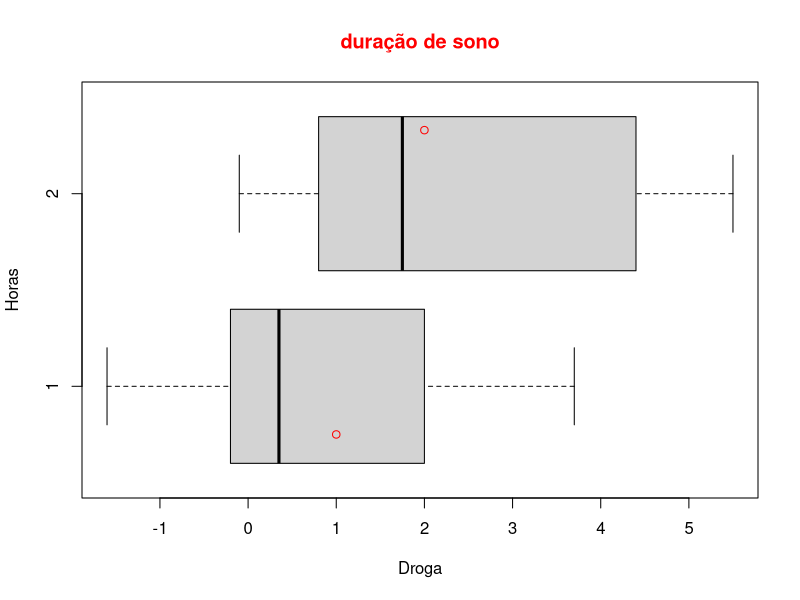
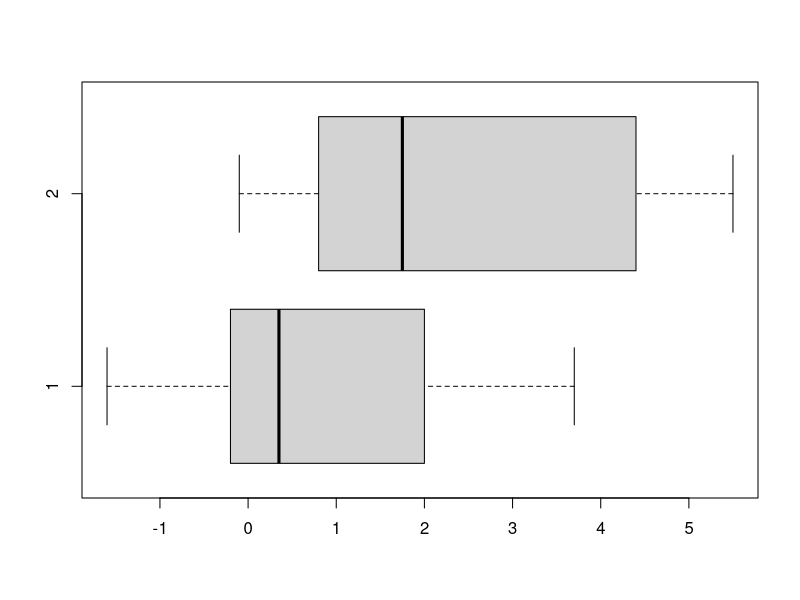

Generate these figures, in order, with R: (Note: this script raises an error after producing the figures.)
?boxplot
?sleep

#permite usar as colunas sem especificar o nome do dataset
attach(sleep)

#construindo boxplot
                           #~ relação entre as duas variáveis
plot <- boxplot(data = sleep, extra ~ group, main="duração de sono", col.main="red", ylab =  "Horas", xlab = 'Droga', horizontal =  T)

#cálculo da média
medias <- by(extra,group,mean)
medias

points(medias, col = "red")

#Boxplot
dev.off()
boxplot(data= sleep, extra~group, ylab= "", xlab="", horizontal =  T)
horizontalboxplots

boxplot(data= sleep, extra~group, ylab= "", xlab="", horizontal =  T, col= c("blue","red"))
?cars

View(cars)

getwd()

#construindo um histograma
?hist
hist(dados)
#extraindo colunas
dados = cars$speed
dados
#conforme coñsta no help , o parâmetro breaks pode ser um dos tipos abaixo:
#um vetor para os pontos de quebra entre as células do histograma
#uma função para calcular o vetor breakpoints
#um único número que representa o número de células para o histograma
#uma cadeia de caracteres que nomeia um algoritmo para calcular o numero de células
#uma função para calcular o número de células
 
# Add a Normal Curve (Thanks to Peter Dalgaard)
x <- mtcars$mpg
h<-hist(x, breaks=10, col="red", xlab="Miles Per Gallon",
        main="Histogram with Normal Curve")
xfit<-seq(min(x),max(x),length=40)
yfit<-dnorm(xfit,mean=mean(x),sd=sd(x))
yfit <- yfit*diff(h$mids[1:2])*length(x)
lines(xfit, yfit, col="blue", lwd=2)



grafico <- hist(dados, breaks =  30, main =  "Histograma")

